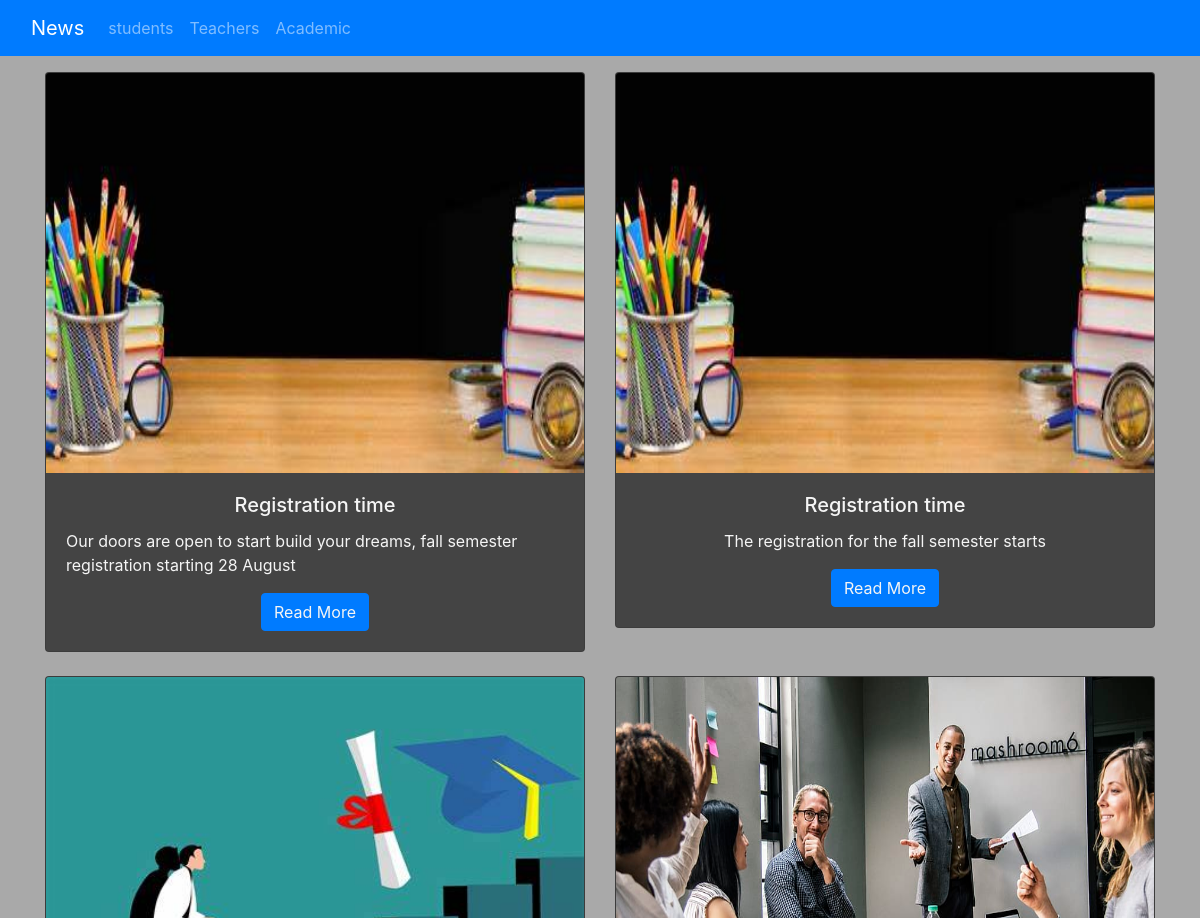
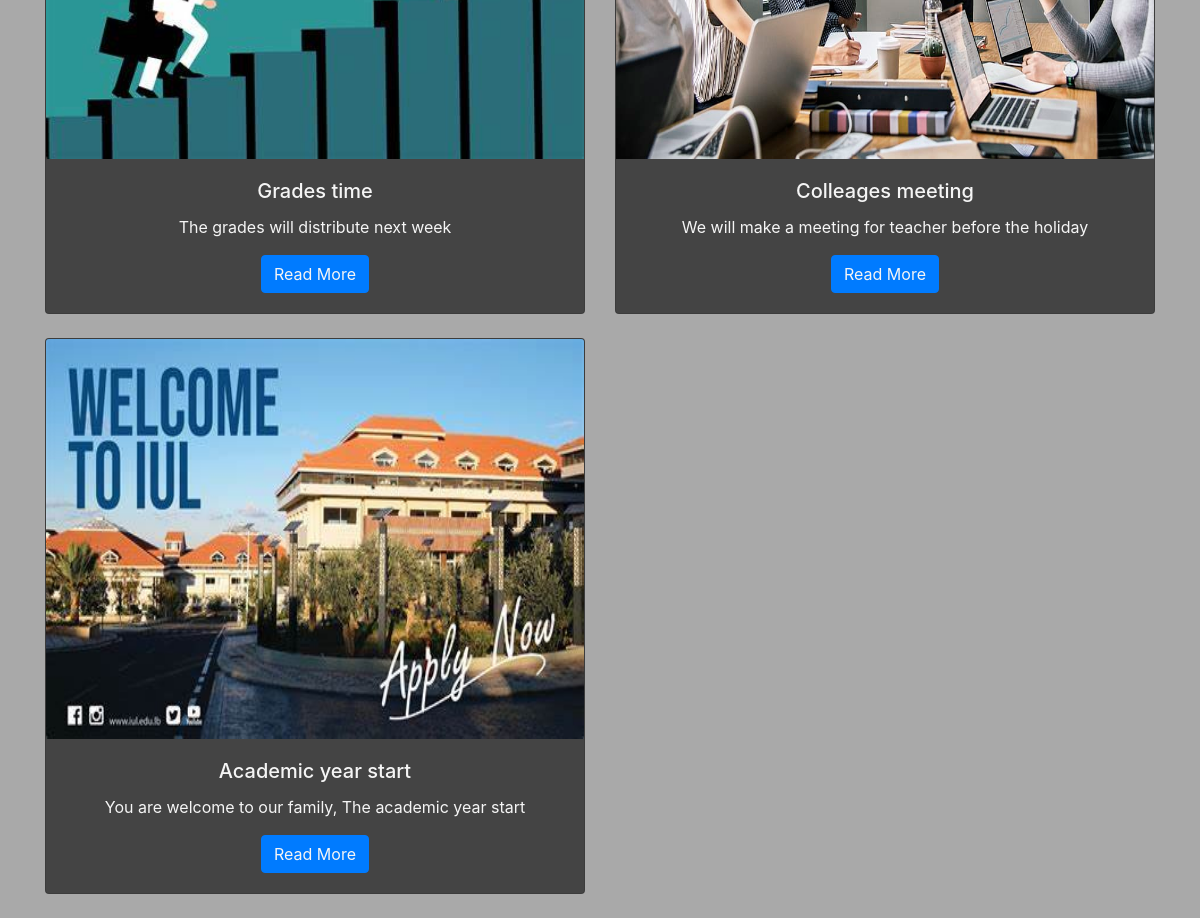
The app's page /USM_CODE/dist/newsIndex.php with its own data (2 pictures, top to bottom).
### tables this page shows
CREATE TABLE `categories` (
  `id` int(11) NOT NULL,
  `category_name` varchar(255) NOT NULL
);

CREATE TABLE `articles` (
  `id` int(255) NOT NULL,
  `title` varchar(255) NOT NULL,
  `date` date NOT NULL,
  `source` varchar(200) NOT NULL,
  `author` varchar(200) NOT NULL,
  `article` text NOT NULL,
  `photo_url` varchar(255) NOT NULL DEFAULT 'uploads/lectures',
  `photo_name` varchar(255) NOT NULL,
  `category` varchar(255) NOT NULL,
  `operator` int(255) NOT NULL DEFAULT 1,
  `status` bit(1) DEFAULT NULL,
  `action` varchar(255) NOT NULL
);

### USM_CODE/dist/newsIndex.php (the view, shortened to what this page needs)
<?php
include "../dist/connection.php";
$query = "SELECT * FROM categories";
$result = mysqli_query($con, $query);
?>
<!DOCTYPE html>
<html lang="en">
<head>
  <link href="https://stackpath.bootstrapcdn.com/bootstrap/4.5.2/css/bootstrap.min.css" rel="stylesheet">
</head>
<body style="background-color: #A9A9A9;">
  <nav class="navbar navbar-expand-sm bg-primary navbar-dark">
    <div class="container-fluid">
    <a class="navbar-brand" href="#" onclick="window.history.back();">News</a>
      <div class="collapse navbar-collapse" id="collapsibleNavbar">
        <ul class="navbar-nav">
          <?php
          if (mysqli_num_rows($result)) {
            while ($row = mysqli_fetch_row($result)) {
              echo "<li class=nav-item>
            <a class=nav-link href=categoryDetails.php?name=" . $row[1] . ">" . $row[1] . "</a>
          </li>";
            }
          }
          ?>
        </ul>
      </div>
    </div>
  </nav>
  <div class="container mt-3">
    <?php
    $latestArticleQuery = "SELECT * FROM articles WHERE status = 1 ORDER BY id DESC";
    $latestArticleResult = mysqli_query($con, $latestArticleQuery);
    if (mysqli_num_rows($latestArticleResult) > 0) {
      ?>
      <div class="row">
        <?php
        while ($latestArticle = mysqli_fetch_assoc($latestArticleResult)) {
          ?>
          <div class="col-lg-6">
            <div class="card mb-4">
            <img src="<?php echo $latestArticle['photo_url']; ?>" class="card-img-top" alt="Big Post Image" width="300" height="400">
              <div class="card-body">
                <h5 class="card-title"><?php echo $latestArticle['title']; ?></h5>
                <p class="card-text"><?php echo $latestArticle['article']; ?></p>
                <a href="artDetails.php?id=<?php echo $latestArticle['id']; ?>" class="btn btn-primary">Read More</a>
              </div>
            </div>
          </div>
          <?php
        }
        ?>
      </div>
      <?php
    }
    ?>
  </div>
</body>
</html>

### USM_CODE/dist/newsIndex.php (style rules this page uses)
body { background-color: darkgrey; color: #f5f5f5; }
.card { background-color: #444; transition: transform 0.2s, box-shadow 0.2s; }
.card-body { display: flex; flex-direction: column; justify-content: center; align-items: center; }
.card-body a { color: inherit; text-decoration: none; }

### records on screen
categories: category_name "students"
categories: category_name "Teachers"
categories: category_name "Academic"
articles: photo_url (picture), title "Registration time", article "Our doors are open to start build your dreams, fall semester registration starting 28 August"
articles: photo_url (picture), title "Registration time", article "The registration for the fall semester starts"
articles: photo_url (picture), title "Grades time", article "The grades will distribute next week"
articles: photo_url (picture), title "Colleages meeting", article "We will make a meeting for teacher before the holiday"
articles: photo_url (picture), title "Academic year start", article "You are welcome to our family, The academic year start"
